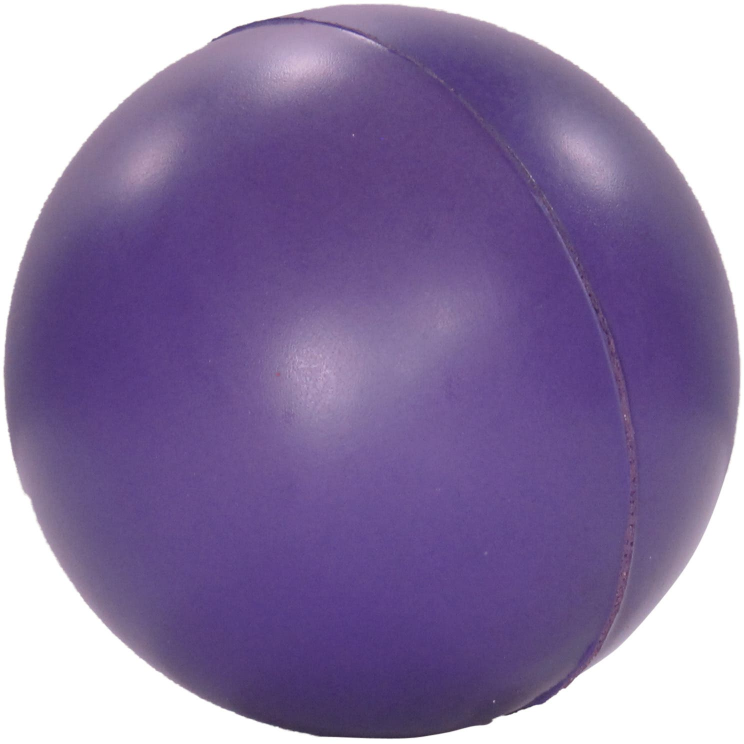
#> input picture Round Ball/Image_1.jpg, 1488 x 1488 px, found by its file name (shown at 1/2 size); its folder holds only this picture in this run
$ jupyter execute --allow-errors Image_Classification.ipynb   (shell and % lines are left out)
#> lines starting #> are read from the running program, lines starting #| are printed output that depends on the picture
Installing bing image downloader

[cell 1]
from bing_image_downloader import downloader
downloader.download("Round Ball", limit=50,output_dir = 'images', adult_filter_off = True)
#> (this line was passed over: bing_image_downloader is not available in this run)

[cell 2]
downloader.download("Baseball bat", limit=100,output_dir = 'images', adult_filter_off = True)
#> (this line was passed over: bing_image_downloader is not available in this run)
downloader.download("Baseball glove", limit=100,output_dir = 'images', adult_filter_off = True)
#> (this line was passed over: bing_image_downloader is not available in this run)
#> further down, img_array is the input picture: shape (1488, 1488, 3); mean R, G, B 139.9, 122.9, 163.8
#> `img_resized = resize(img_array,(200,200,3))#resize`:
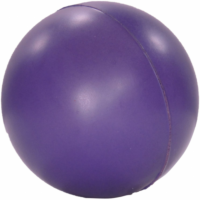
#> img_resized: shape (200, 200, 3) float64; mean R, G, B 0.549, 0.482, 0.642

preprocessing

[cell 3]
import os
import matplotlib.pyplot as plt
import numpy as np
from skimage.io import imread
from skimage.transform import resize

target = []
images = []
flat_data = []

DATADIR = '/content/drive/MyDrive/images'
CATEGORIES = ['Round Ball', 'Baseball bat', 'Baseball glove']

#> (the rest of this cell did not finish here and is left out)

[cell 4]
import matplotlib.pyplot as plt

[cell 5]
unique,count = np.unique(target,return_counts=True)
plt.bar(CATEGORIES,count)
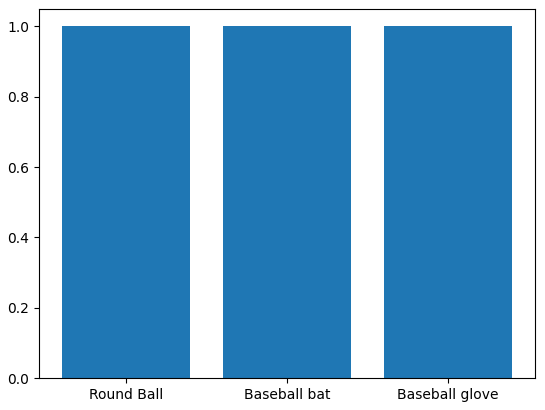
#> figure drawn by matplotlib, 1 panel
